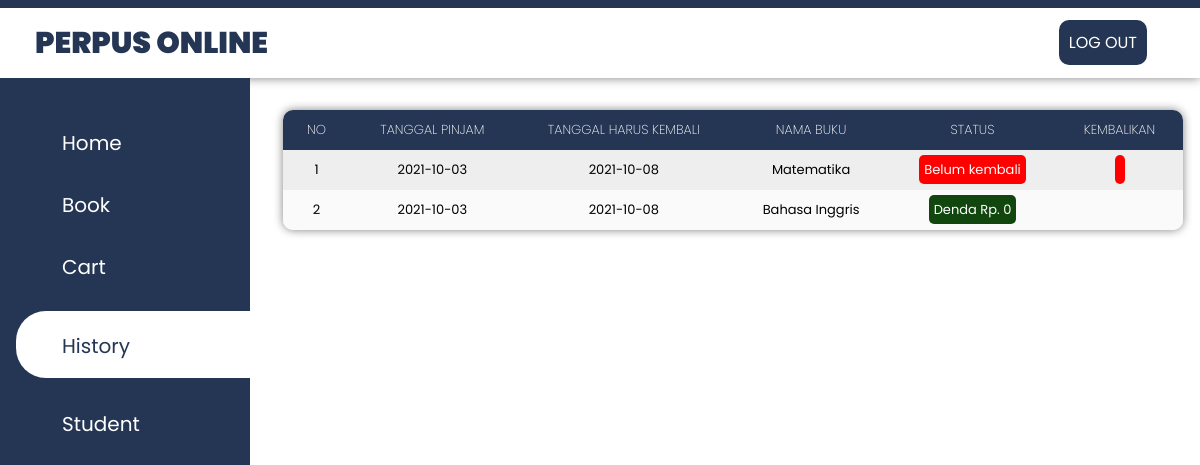
Screenshot of /histori_peminjaman.php (signed in) with the database file from the repository.
### tables this page shows
CREATE TABLE `peminjaman_buku` (
  `id_siswa` int(5) DEFAULT NULL,
  `tanggal_pinjam` date DEFAULT NULL,
  `tanggal_kembali` date DEFAULT NULL,
  `id_peminjaman_buku` int(11) NOT NULL
);

CREATE TABLE `detail_peminjaman_buku` (
  `id_peminjaman_buku` int(10) DEFAULT NULL,
  `id_buku` int(10) DEFAULT NULL,
  `qty` int(10) DEFAULT NULL,
  `id_detail` int(10) NOT NULL
);

CREATE TABLE `buku` (
  `id_buku` int(10) NOT NULL,
  `nama_buku` varchar(100) DEFAULT NULL,
  `pengarang` varchar(100) DEFAULT NULL,
  `deskripsi` text DEFAULT NULL,
  `foto` varchar(500) DEFAULT NULL
);

CREATE TABLE `pengembalian_buku` (
  `id_pengembalian_buku` int(10) NOT NULL,
  `id_peminjaman_buku` int(11) DEFAULT NULL,
  `tanggal_pengembalian` date DEFAULT NULL,
  `denda` int(33) DEFAULT NULL
);

### histori_peminjaman.php (the view, shortened to what this page needs)
<!DOCTYPE html>
<html>
    <head>
        <link href="style_header.css" rel="stylesheet">
        <link href="style_home.css" rel="stylesheet">
        <link href="style_table.css" rel="stylesheet">
        <link rel="stylesheet" href="https://maxst.icons8.com/vue-static/landings/line-awesome/line-awesome/1.3.0/css/line-awesome.min.css">
    </head>
    <body>
        <?php
            include "header.php";
        ?>
        <div class="sidebar">
            <div class="sidebar-menu">
                <ul>
                    <li>
                        <a href="home.php"><span class="las la-home"></span>
                        <span>Home</span></a>
                    </li>
                    <li>
                        <a href="buku.php"><span class="las la-book"></span>
                        <span>Book</span></a>
                    </li>
                    <li>
                        <a href="keranjang.php"><span class="las la-shopping-cart"></span>
                        <span>Cart</span></a>
                    </li>
                    <li>
                        <a href="histori_peminjaman.php" class="active"><span class="las la-history"></span>
                        <span>History</span></a>
                    </li>
                    <li>
                        <a href="tampil_siswa.php"><span class="las la-user-friends"></span>
                        <span>Student</span></a>
                    </li>
                </ul>
            </div>
        </div>
        <table>
            <th>NO</th><th>Tanggal Pinjam</th><th>Tanggal harus Kembali</th><th>Nama Buku</th><th>Status</th><th>Kembalikan</th>
            <?php
                include "koneksi.php";
                $qry_histori=mysqli_query($conn,"select * from peminjaman_buku order by id_peminjaman_buku desc"); $no=0;
                while($dt_histori=mysqli_fetch_array($qry_histori)){
                    $no++; $buku_dipinjam="<ol>";
                    $qry_buku=mysqli_query($conn,"select * from detail_peminjaman_buku join buku on buku.id_buku = detail_peminjaman_buku.id_buku where id_peminjaman_buku ='".$dt_histori['id_peminjaman_buku']."'");
                    while($dt_buku=mysqli_fetch_array($qry_buku)){
                        $buku_dipinjam.="<li>".$dt_buku['nama_buku']."</li>";}
                        $buku_dipinjam.="</ol>";
                        $qry_cek_kembali=mysqli_query($conn,"select * from pengembalian_buku where id_peminjaman_buku ='".$dt_histori['id_peminjaman_buku']."'");
                    if(mysqli_num_rows($qry_cek_kembali)>0){
                        $dt_kembali=mysqli_fetch_array($qry_cek_kembali);
                        $denda=" Denda Rp. ".$dt_kembali['denda'];
                        $status_kembali ="<label class='sudah'><i class='las la-calendar-check'></i>".$denda."</label>";
                        $button_kembali="";
                    } else {
                        $status_kembali="<label class='belum'>Belum kembali</label>";
                        $button_kembali="<a class='kembali' href='kembali.php?id=".$dt_histori['id_peminjaman_buku']."' onclick='return confirm(\"Anda yakin sudah kembali ?\")'><i class='las la-undo-alt'></i></a>";
                    }
            ?>
            <tr>
                <td><?=$no?></td><td><?=$dt_histori['tanggal_pinjam']?></td><td><?=$dt_histori['tanggal_kembali']?></td><td><?=$buku_dipinjam?></td><td><?=$status_kembali?></td><td><?=$button_kembali?></td>
            </tr>
            <?php } ?>
        </table>
    </body>
</html>

### style_header.css (style rules this page uses)
:root { --main-color: #253655; --color-grey: #808080; --color-random: #ffc5e2; }
* { padding: 0; margin: 0; box-sizing: border-box; list-style-type: none; text-decoration: none; font-family: "Poppins", sans-serif; }
body { margin: 0; padding: 0; font-family: "Roboto", sans-serif; }
.sidebar { background: var(--main-color); margin-top: 78px; padding-top: 30px; position: fixed; left: 0; width: 250px; height: 100%; }
.sidebar-menu { margin-top: 1rem; }
.sidebar-menu li { width: 100%; margin-bottom: 1.7rem; padding-left: 1rem; }
.sidebar-menu a { padding-left: 30px; display: block; color: #ffffff; font-size: 20px; }
.sidebar-menu a.active { background: #ffffff; padding-top: 1rem; padding-bottom: 1rem; color: var(--main-color); border-radius: 30px 0px 0px 30px; }
.sidebar-menu a span:first-child { font-size: 1.5rem; padding-right: 1rem; }

### style_home.css (style rules this page uses)
:root { --main-color: #253655; --color-grey: #808080; --color-random: #ffc5e2; }

### style_table.css (style rules this page uses)
:root { --main-color: #253655; --color-grey: #808080; --color-random: #ffc5e2; }
table { position: absolute; left: 283px; top: 110px; width: 75%; border-spacing: 0; border-radius: 10px; box-shadow: 0 0 10px var(--color-grey); overflow: hidden; }
td, th td, th { padding: 10px 20px; text-align: center; }
th { background-color: var(--main-color); color: #ffffff; font-weight: 200; text-transform: uppercase; }
tr { width: 100%; font-size: small; background-color: #fafafa; }
tr:nth-child(even) { background-color: #eeeeee; }

### histori_peminjaman.php (style rules this page uses)
.belum { background-color: #ff0000; padding: 5px; border-radius: 5px; color: #ffffff; }
.sudah { background-color: #11470f; padding: 5px; border-radius: 5px; color: #ffffff; }
.kembali { background-color: #ff0000; padding: 5px; border-radius: 5px; color: #ffffff; }

### rows the page displays
peminjaman_buku: tanggal_pinjam "2021-10-03", tanggal_kembali "2021-10-08", shows "Belum kembali"
detail_peminjaman_buku: id_buku.nama_buku "Matematika"
peminjaman_buku: tanggal_pinjam "2021-10-03", tanggal_kembali "2021-10-08", pengembalian_buku.denda "Denda Rp. 0"
detail_peminjaman_buku: id_buku.nama_buku "Bahasa Inggris"
